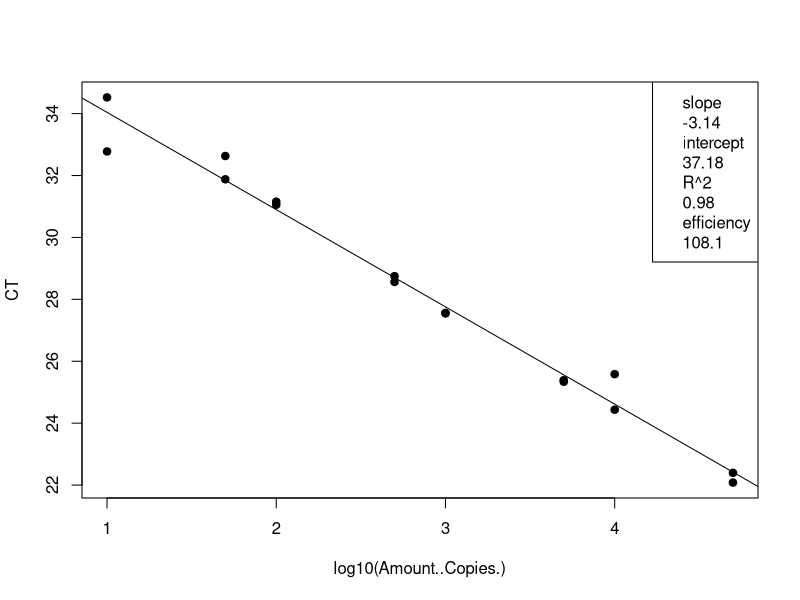
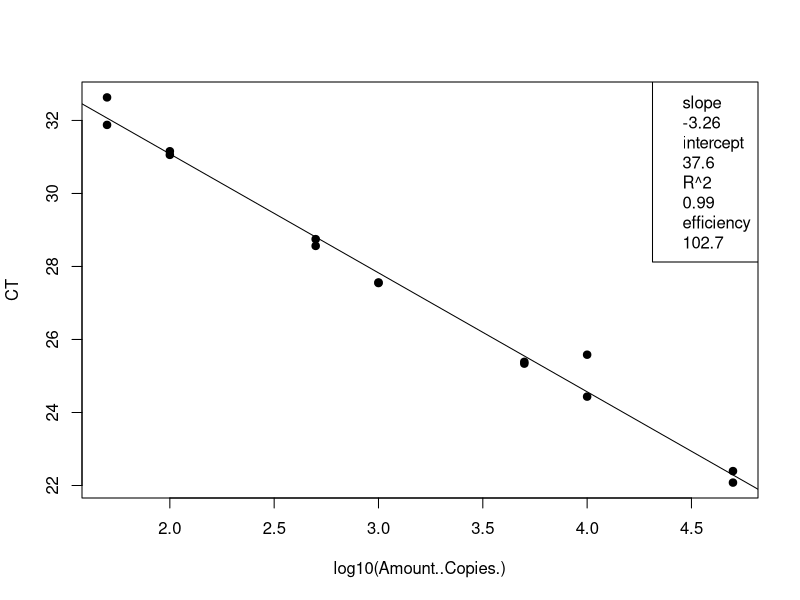
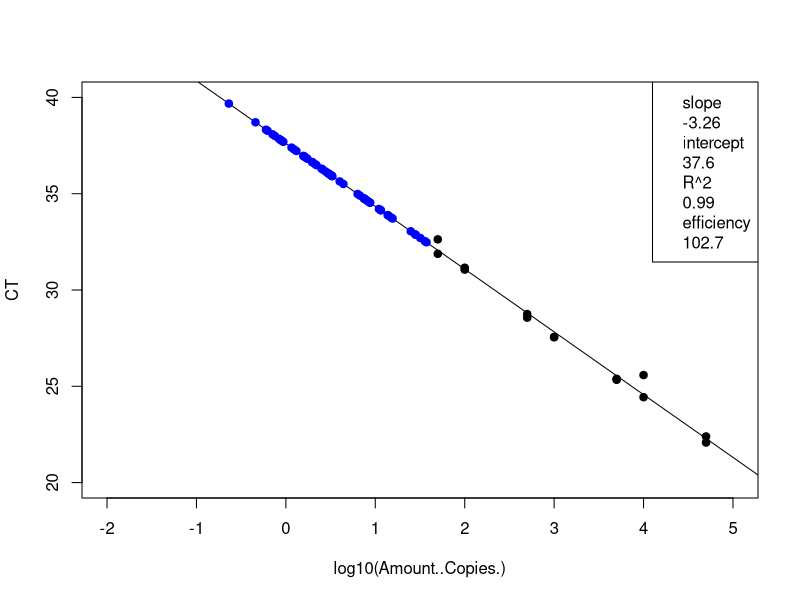
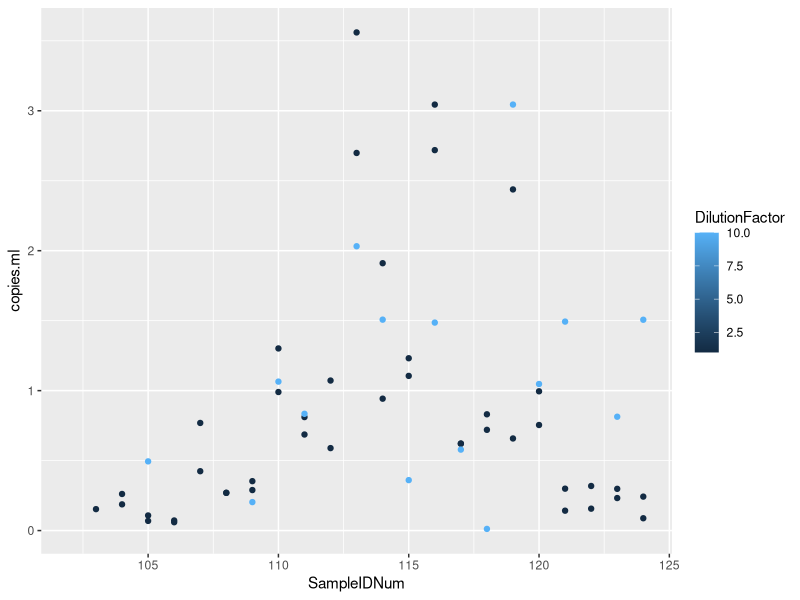

The R script that drew these images, in order:
## ---- chunk 1
knitr::opts_chunk$set(echo = TRUE)

## ---- chunk 2
# load the data (note data file must be in this repository)
data <- read.csv("Plate5_Entero_qPCRConversion.csv")
View(data)

# clean up the data file (there is some stuff at the bottom and extra blank rows)
#data <- data[-68:-70,] # This removes rows 92-95
View(data)

# assign to the correct data class #warning message about NAs is OK
class(data$CT) # check the data class type
data$CT <- as.numeric(as.character(data$CT)) # change to numeric
data$Amount..Copies. <- as.numeric(as.character(data$Amount..Copies.)) # change to numeric
## ---- chunk 3
# linear regression of standard curve
standards = data[1:16,]
standardCurve <- lm(CT ~ log10(Amount..Copies.), data = standards)
  
standardCurvePlot <- plot(CT ~ log10(Amount..Copies.), data = standards, pch=19) 
abline(coef(standardCurve)) 
legend("topright", legend=c(paste= "slope", round(standardCurve$coefficients[2], 2), 
                            paste= "intercept", round(standardCurve$coefficients[1], 2), 
                            paste= "R^2", round(summary(standardCurve)$r.squared, 2),
                            paste = "efficiency", round((10^(-1/standardCurve$coefficients[2])-1)*100, 1)))
## ---- chunk 4
# remove standards that sucked and redo analysis NOT NEEDED 21 Jan 2020
standards <- standards[-15:-16,] # uncomment this line and change which rows to remove
standardCurve <- lm(CT ~ log10(Amount..Copies.), data = standards)

standardCurvePlot <- plot(CT ~ log10(Amount..Copies.), data = standards, pch=19)
abline(coef(standardCurve))
col = "blue"
legend("topright", legend=c(paste= "slope", round(standardCurve$coefficients[2], 2),
                            paste= "intercept", round(standardCurve$coefficients[1], 2),
                            paste= "R^2", round(summary(standardCurve)$r.squared, 2),
                            paste = "efficiency", round((10^(-1/standardCurve$coefficients[2])-1)*100, 1)))
## ---- chunk 5
# data set of unknowns including info on standard curve
#unknowns = subset(data, Name == "UNKNOWN")
unknowns = data[17:85,]
#unknowns <- unknowns[-1:-3,] # uncomment this line and change which rows to remove if these samples were outside of the standard curve

# add new columns to the data table
unknowns$plate_num = 1 #change to the actual plate number
unknowns$standard_slope = standardCurve$coefficients[2]
unknowns$standard_intercept = standardCurve$coefficients[1]
unknowns$R2 = summary(standardCurve)$r.squared
unknowns$efficiency =  (10^(-1/standardCurve$coefficients[2])-1)*100
  
# add a new column that interpolates copies/well from Ct for the unknowns
unknowns$log.copies.well = ((unknowns$CT - standardCurve$coefficients[1])/standardCurve$coefficients[2])
unknowns$copies.well = 10^unknowns$log.copies.well

# copies/ul extract accounting for dilution factor
vol.well = 3 #qPCR template volume in ul
unknowns$vol.well = vol.well
unknowns$copies.ul = ((unknowns$copies.well/vol.well)*unknowns$DilutionFactor)

# copies/extraction
vol.elution = 110 #DNA extraction elution volume in ul
unknowns$vol.elution = vol.elution
unknowns$copies.extraction = (unknowns$copies.ul*vol.elution)

# copies/ml #Volume is volume of sample filtered in mL
unknowns$copies.ml = (unknowns$copies.extraction/unknowns$Volume)


## ---- chunk 6
standards <- standards[-15:-16,] # uncomment this line and change which rows to remove
standardCurve <- lm(CT ~ log10(Amount..Copies.), data = standards)

standardCurvePlot <- plot(CT ~ log10(Amount..Copies.), data = standards, pch=19, ylim=c(20,40), xlim=c(-2,5))
abline(coef(standardCurve))
col = "blue"
legend("topright", legend=c(paste= "slope", round(standardCurve$coefficients[2], 2),
                            paste= "intercept", round(standardCurve$coefficients[1], 2),
                            paste= "R^2", round(summary(standardCurve)$r.squared, 2),
                            paste = "efficiency", round((10^(-1/standardCurve$coefficients[2])-1)*100, 1)))

unknowns = unknowns[1:69,]
standardCurve <- lm(CT ~ log10(copies.well), data = unknowns)

standardCurvePlot <- points(CT ~ log10(copies.well), data = unknowns, pch=19, col = "blue")


#abline(coef(standardCurve))
#legend("topright", legend=c(paste= "slope", round(standardCurve$coefficients[2], 2),
                            #paste= "intercept", round(standardCurve$coefficients[1], 2),
                            #paste= "R^2", round(summary(standardCurve)$r.squared, 2),
                            #paste = "efficiency", round((10^(-1/standardCurve$coefficients[2])-1)*100, 1)))
## ---- chunk 7
# make a plot that compares the diluted to undiluted replicates for each sample including dilution factor
library("ggplot2")
unknowns$SampleIDNum <- as.numeric(as.character(unknowns$SampleIDNum)) # change to numeric
replicates = unknowns[1:69,]
#replicates <- replicates[-18,] # This removes rows (B11)
#replicates <- replicates[-32,] # This removes rows (D8)
#replicates <- replicates[-55,] # This removes rows (G5)
qplot(SampleIDNum,copies.ml, data=replicates, col=DilutionFactor)
## ---- chunk 8
# write csv file
write.csv(unknowns, file = "Plate5_Entero_ConvertedData.csv", row.names=FALSE, na="")

# average the replicates (if not strongly inhibited) and make a new file
library(dplyr)
data.average = unknowns %>% group_by(SampleIDNum) %>% summarise(copies.ml = mean(copies.ml, na.rm = T))
write.csv(data.average, file = "Plate5_Entero_Averaged.csv", row.names=FALSE, na="")
